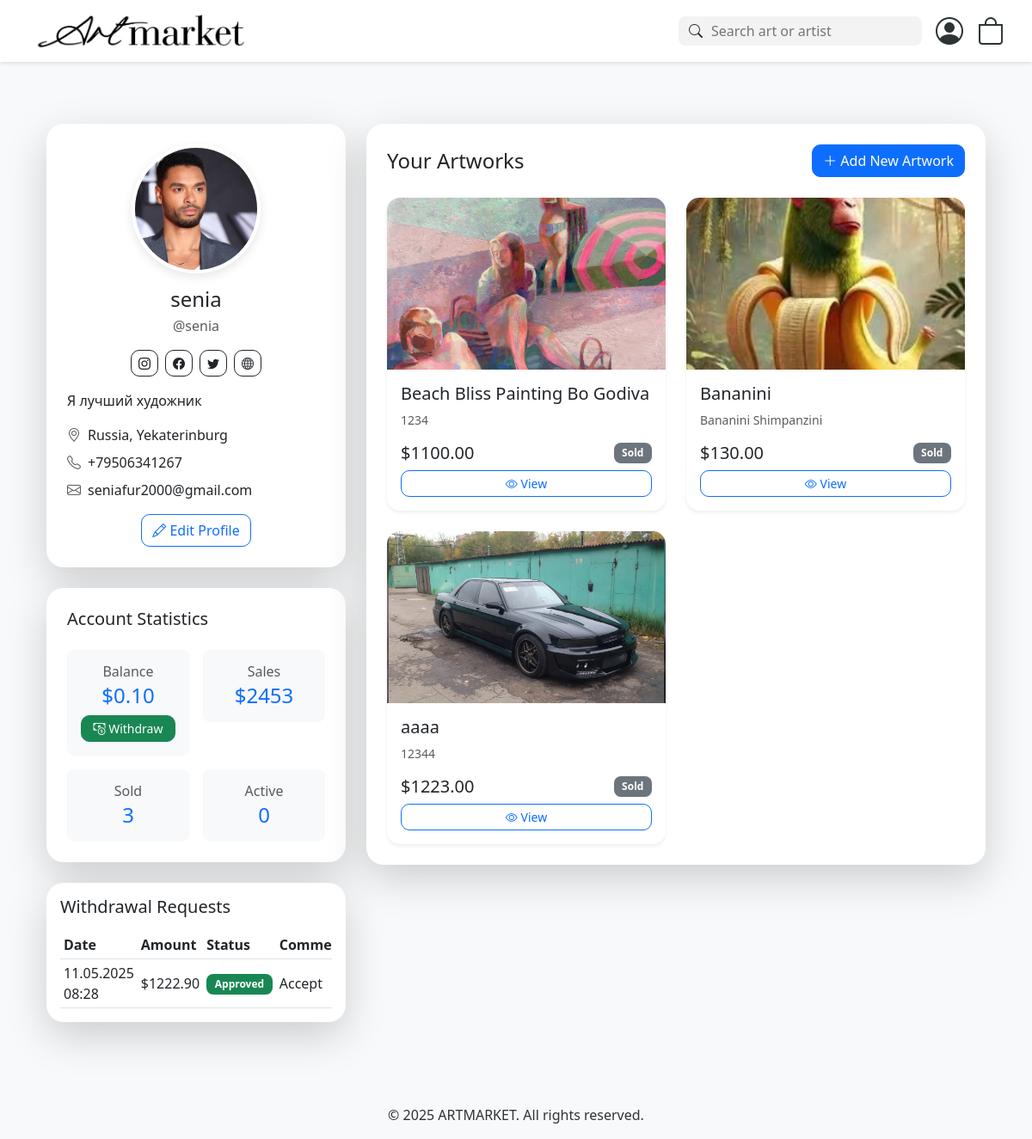
/en/profile/ (signed in), run on an earlier commit of the app's database.
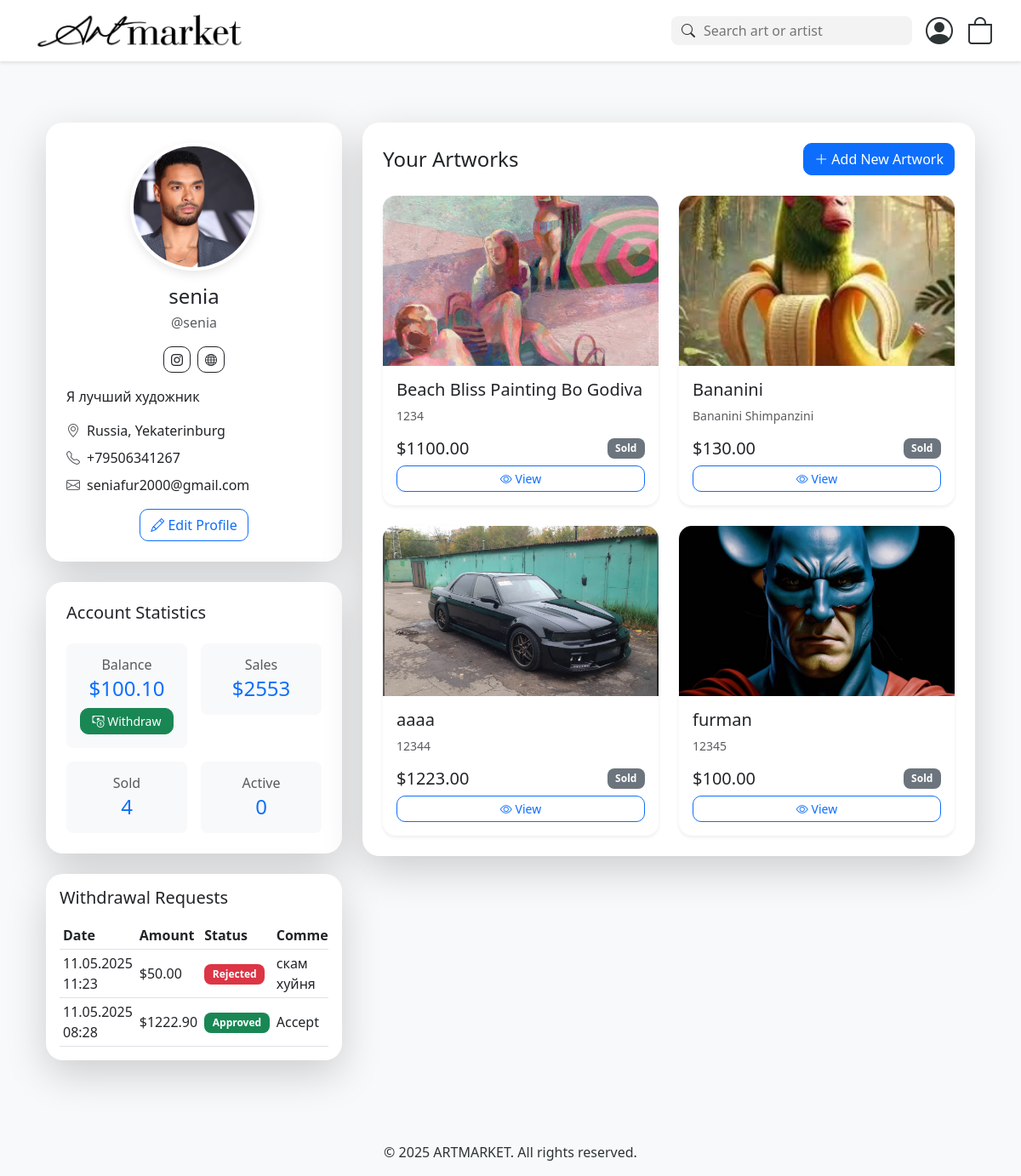
And on a later commit of the database.
### marketplace/models.py (models this page shows, shortened)
class UserProfile(models.Model):
    user = models.OneToOneField(User, on_delete=models.CASCADE)
    balance = models.DecimalField(max_digits=10, decimal_places=2, default=0.00)
    bio = models.TextField(blank=True)
    profile_picture = models.ImageField(upload_to='profile_pics/', blank=True, null=True)
    phone = models.CharField(max_length=20, blank=True)
    location = models.CharField(max_length=100, blank=True)
    website = models.URLField(blank=True)
    instagram = models.CharField(max_length=100, blank=True)
    facebook = models.CharField(max_length=100, blank=True)
    twitter = models.CharField(max_length=100, blank=True)
    created_at = models.DateTimeField(default=timezone.now)

class WithdrawalRequest(models.Model):
    METHOD_CHOICES = (
        ('card', 'Card'),
        ('paypal', 'PayPal'),
    )
    user = models.ForeignKey(User, on_delete=models.CASCADE, related_name='withdrawal_requests')
    amount = models.DecimalField(max_digits=10, decimal_places=2)
    method = models.CharField(max_length=10, choices=METHOD_CHOICES)
    payment_details = models.CharField(max_length=255)
    created_at = models.DateTimeField(auto_now_add=True)
    is_approved = models.BooleanField(default=False)
    is_rejected = models.BooleanField(default=False)
    comment = models.TextField(blank=True)

class Artwork(models.Model):
    artist = models.ForeignKey(User, on_delete=models.CASCADE, related_name='artworks')
    title = models.CharField(max_length=200)
    description = models.TextField()
    price = models.DecimalField(max_digits=10, decimal_places=2)
    image = models.ImageField(upload_to='artworks/', blank=True, null=True)
    created_at = models.DateTimeField(default=timezone.now)
    is_sold = models.BooleanField(default=False)
    category = models.CharField(max_length=100, blank=True)
    dimensions = models.CharField(max_length=100, blank=True)
    materials = models.CharField(max_length=200, blank=True)
    views = models.PositiveIntegerField(default=0)
    is_approved = models.BooleanField(default=False)

### marketplace/views.py (the view, shortened to what this page needs)
# urls.py: path('profile/', views.profile, name='profile'),
@login_required
def profile(request):
    profile, created = UserProfile.objects.get_or_create(user=request.user)
    artworks = Artwork.objects.filter(artist=request.user)
    artworks_sold = artworks.filter(is_sold=True).count()
    active_listings = artworks.filter(is_sold=False, is_approved=True).count()
    total_sales = Order.objects.filter(
        artwork__artist=request.user,
        status='completed'
    ).aggregate(Sum('total_price'))['total_price__sum'] or 0
    withdrawals = WithdrawalRequest.objects.filter(user=request.user).order_by('-created_at')
    return render(request, get_template_name('marketplace/profile.html', request), {
        'profile': profile,
        'artworks': artworks,
        'artworks_sold': artworks_sold,
        'active_listings': active_listings,
        'total_sales': total_sales,
        'withdrawals': withdrawals,
    })

### templates/marketplace/profile.html (shortened to what this page needs)
{% extends 'base.html' %}
{% load crispy_forms_tags %}
{% block content %}
<div class="container py-5">
    <div class="row">
        <div class="col-md-4">
            <div class="card shadow-lg border-0 mb-4" style="border-radius: 20px;">
                <div class="card-body text-center p-4">
                    <div class="position-relative d-inline-block mb-3">
                        <label for="profile-picture-input" class="cursor-pointer">
                            {% if profile.profile_picture %}
                                <img src="{{ profile.profile_picture.url }}" class="rounded-circle profile-picture" alt="Profile Picture"
                                     style="width: 150px; height: 150px; object-fit: cover; border: 4px solid #fff; box-shadow: 0 4px 12px rgba(0,0,0,0.1);">
                            {% else %}
                                <div class="rounded-circle bg-light d-flex align-items-center justify-content-center profile-picture"
                                     style="width: 150px; height: 150px; border: 4px solid #fff; box-shadow: 0 4px 12px rgba(0,0,0,0.1);">
                                    <i class="bi bi-person-circle text-muted" style="font-size: 4rem;"></i>
                                </div>
                            {% endif %}
                        </label>
                    </div>
                    <h2 class="h4 mb-1">{{ user.get_full_name|default:user.username }}</h2>
                    <p class="text-muted mb-3">@{{ user.username }}</p>
                    <div class="d-flex justify-content-center gap-2 mb-3">
                        {% if profile.instagram %}
                            <a href="https://instagram.com/{{ profile.instagram|cut:'@' }}" class="btn btn-outline-dark btn-sm" target="_blank">
                                <i class="bi bi-instagram"></i>
                            </a>
                        {% endif %}
                        {% if profile.facebook %}
                            <a href="https://facebook.com/{{ profile.facebook }}" class="btn btn-outline-dark btn-sm" target="_blank">
                                <i class="bi bi-facebook"></i>
                            </a>
                        {% endif %}
                        {% if profile.twitter %}
                            <a href="https://twitter.com/{{ profile.twitter|cut:'@' }}" class="btn btn-outline-dark btn-sm" target="_blank">
                                <i class="bi bi-twitter"></i>
                            </a>
                        {% endif %}
                        {% if profile.website %}
                            <a href="{{ profile.website }}" class="btn btn-outline-dark btn-sm" target="_blank">
                                <i class="bi bi-globe"></i>
                            </a>
                        {% endif %}
                    </div>
                    <div class="text-start">
                        {% if profile.bio %}
                            <p class="mb-3">{{ profile.bio }}</p>
                        {% endif %}
                        <div class="d-flex align-items-center mb-2">
                            <i class="bi bi-geo-alt text-muted me-2"></i>
                            <span>{{ profile.location|default:"Location not specified" }}</span>
                        </div>
                        <div class="d-flex align-items-center mb-2">
                            <i class="bi bi-telephone text-muted me-2"></i>
                            <span>{{ profile.phone|default:"Phone not specified" }}</span>
                        </div>
                        <div class="d-flex align-items-center">
                            <i class="bi bi-envelope text-muted me-2"></i>
                            <span>{{ user.email }}</span>
                        </div>
                    </div>
                    <button class="btn btn-outline-primary mt-3" data-bs-toggle="modal" data-bs-target="#editProfileModal">
                        <i class="bi bi-pencil"></i> Edit Profile
                    </button>
                </div>
            </div>
            <div class="card shadow-lg border-0 mb-4" style="border-radius: 20px;">
                <div class="card-body p-4">
                    <h3 class="h5 mb-4">Account Statistics</h3>
                    <div class="row g-3">
                        <div class="col-6">
                            <div class="p-3 bg-light rounded-3 text-center">
                                <h4 class="h6 text-muted mb-1">Balance</h4>
                                <p class="h4 mb-0 text-primary">${{ profile.balance }}</p>
                                <button class="btn btn-success btn-sm mt-2 w-100" data-bs-toggle="modal" data-bs-target="#withdrawModal">
                                    <i class="bi bi-cash-coin"></i> Withdraw
                                </button>
                            </div>
                        </div>
                        <div class="col-6">
                            <div class="p-3 bg-light rounded-3 text-center">
                                <h4 class="h6 text-muted mb-1">Sales</h4>
                                <p class="h4 mb-0 text-primary">${{ total_sales|default:"0" }}</p>
                            </div>
                        </div>
                        <div class="col-6">
                            <div class="p-3 bg-light rounded-3 text-center">
                                <h4 class="h6 text-muted mb-1">Sold</h4>
                                <p class="h4 mb-0 text-primary">{{ artworks_sold|default:"0" }}</p>
                            </div>
                        </div>
                        <div class="col-6">
                            <div class="p-3 bg-light rounded-3 text-center">
                                <h4 class="h6 text-muted mb-1">Active</h4>
                                <p class="h4 mb-0 text-primary">{{ active_listings|default:"0" }}</p>
                            </div>
                        </div>
                    </div>
                </div>
            </div>
            {% if withdrawals %}
            <div class="card shadow-lg border-0 mb-4" style="border-radius: 20px;">
                <div class="card-body p-3">
                    <h5 class="mb-3">Withdrawal Requests</h5>
                    <div class="table-responsive">
                        <table class="table table-sm align-middle mb-0">
                            <thead>
                                <tr>
                                    <th>Date</th>
                                    <th>Amount</th>
                                    <th>Status</th>
                                    <th>Comment</th>
                                </tr>
                            </thead>
                            <tbody>
                                {% for w in withdrawals %}
                                <tr>
                                    <td>{{ w.created_at|date:'d.m.Y H:i' }}</td>
                                    <td>${{ w.amount }}</td>
                                    <td>
                                        {% if w.is_approved %}
                                            <span class="badge bg-success">Approved</span>
                                        {% elif w.is_rejected %}
                                            <span class="badge bg-danger">Rejected</span>
                                        {% else %}
                                            <span class="badge bg-warning text-dark">Pending</span>
                                        {% endif %}
                                    </td>
                                    <td>{{ w.comment|default:'-' }}</td>
                                </tr>
                                {% endfor %}
                            </tbody>
                        </table>
                    </div>
                </div>
            </div>
            {% endif %}
        </div>
        <div class="col-md-8">
            <div class="card shadow-lg border-0" style="border-radius: 20px;">
                <div class="card-body p-4">
                    <div class="d-flex justify-content-between align-items-center mb-4">
                        <h3 class="h4 mb-0">Your Artworks</h3>
                        <a href="{% url 'create_artwork' %}" class="btn btn-primary">
                            <i class="bi bi-plus-lg"></i> Add New Artwork
                        </a>
                    </div>
                    {% if artworks %}
                        <div class="row g-4">
                            {% for artwork in artworks %}
                                <div class="col-md-6">
                                    <div class="card h-100 border-0 shadow-sm" style="border-radius: 15px;">
                                        {% if artwork.image %}
                                            <img src="{{ artwork.image.url }}" class="card-img-top" alt="{{ artwork.title }}"
                                                 style="height: 200px; object-fit: cover; border-radius: 15px 15px 0 0;">
                                        {% else %}
                                            <div class="card-img-top bg-light d-flex align-items-center justify-content-center"
                                                 style="height: 200px; border-radius: 15px 15px 0 0;">
                                                <i class="bi bi-image text-muted" style="font-size: 3rem;"></i>
                                            </div>
                                        {% endif %}
                                        <div class="card-body">
                                            <h5 class="card-title">{{ artwork.title }}</h5>
                                            <p class="card-text text-muted small">{{ artwork.description|truncatewords:15 }}</p>
                                            <div class="d-flex justify-content-between align-items-center mb-2">
                                                <span class="h5 mb-0">${{ artwork.price }}</span>
                                                <span class="badge
                                                    {% if artwork.is_sold %}bg-secondary
                                                    {% elif artwork.is_approved %}bg-success
                                                    {% else %}bg-warning{% endif %}">
                                                    {% if artwork.is_sold %}Sold
                                                    {% elif artwork.is_approved %}Approved
                                                    {% else %}Pending{% endif %}
                                                </span>
                                            </div>
                                            <div class="d-flex gap-2">
                                                <a href="{% url 'artwork_detail' artwork.id %}" class="btn btn-outline-primary btn-sm flex-grow-1">
                                                    <i class="bi bi-eye"></i> View
                                                </a>
                                            </div>
                                        </div>
                                    </div>
                                </div>
                            {% endfor %}
                        </div>
                    {% endif %}
                </div>
            </div>
        </div>
    </div>
</div>
{% endblock %}

### templates/base.html (shortened to what this page needs)
{% load i18n %}
{% load static %}
<!DOCTYPE html>
<html lang="en">
<head>
    <link href="https://cdn.jsdelivr.net/npm/bootstrap@5.3.0/dist/css/bootstrap.min.css" rel="stylesheet">
    <link rel="stylesheet" href="https://cdn.jsdelivr.net/npm/bootstrap-icons@1.7.2/font/bootstrap-icons.css">
</head>
<body>
    <nav class="navbar navbar-expand-lg navbar-light">
        <div class="container-fluid px-4">
            <a class="navbar-brand" href="{% url 'home' %}">
                <img src="{% static 'img/Black.jpg' %}" alt="Logo" height="40" style="border-radius: 8px;">
            </a>
            <div class="d-flex align-items-center ms-auto">
                <form class="search-bar me-2" method="get" action="{% url 'home' %}">
                    <i class="bi bi-search"></i>
                    <input type="text" name="query" placeholder="Search art or artist" value="{{ request.GET.query|default:'' }}">
                </form>
                <a href="{% url 'profile' %}" class="icon-btn profile-icon" title="Profile">
                    <i class="bi bi-person-circle"></i>
                </a>
                <a href="{% url 'cart' %}" class="icon-btn cart-icon position-relative" title="Cart">
                    <i class="bi bi-bag"></i>
                </a>
            </div>
        </div>
    </nav>
    <main class="container my-4">
        {% block content %}
        {% endblock %}
    </main>
    <footer class="text-center">
        <div class="container">
            <p>&copy; {% now "Y" %} ARTMARKET. All rights reserved.</p>
        </div>
    </footer>
</body>
</html>

What changed in the data, as far as the page shows it:
changed UserProfile "Я лучший художник": balance "0.10" → "100.10"; facebook "facebook.com/furmanchik" → empty (drawn); twitter "@furman" → empty (drawn)
added WithdrawalRequest: created_at "11.05.2025 11:23", amount "50.00", is_approved "Rejected", comment "скам хуйня"
added Artwork: image (picture), title "furman", description "12345", price "100.00", is_sold "Sold"
Also different on the page:
{{ total_sales|default:"0" }}: "2453" → "2553"
{{ artworks_sold|default:"0" }}: "3" → "4"
